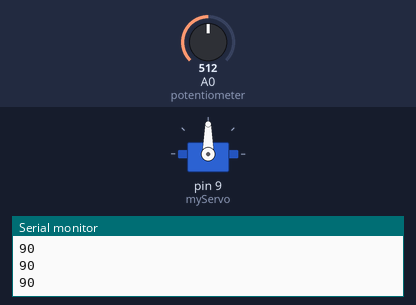
A sketch run on a simulated Arduino Uno, built with avr-gcc and run on an emulated ATmega328P. Parts: servo, the last lines printed to the serial monitor. The test bench sets the inputs (shaded band); at power-on: A0 (potentiometer) = 512.

Above: at 1.3 s.
1.4 s: A0 (potentiometer) set to 716
At 1.8 s:
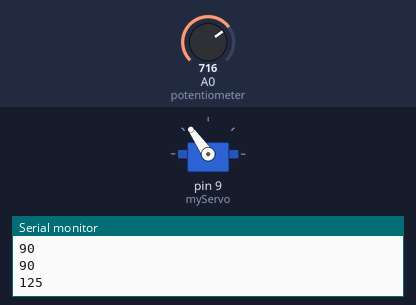
3.0 s: A0 (potentiometer) set to 900
At 4.2 s:
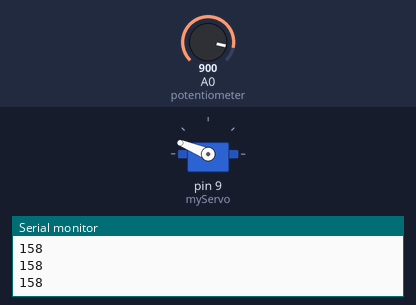
4.5 s: A0 (potentiometer) set to 1023
At 5.4 s:
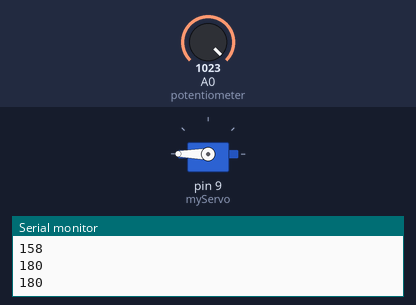
6.0 s: A0 (potentiometer) set to 306
At 6.6 s:
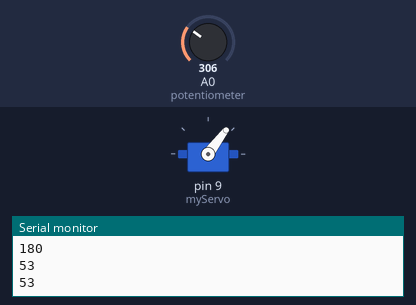
7.5 s: A0 (potentiometer) set to 122
At 7.8 s:
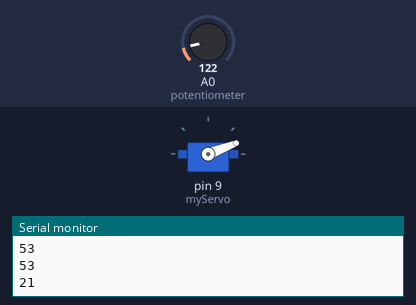
9.0 s: A0 (potentiometer) set to 0
At 10.2 s:
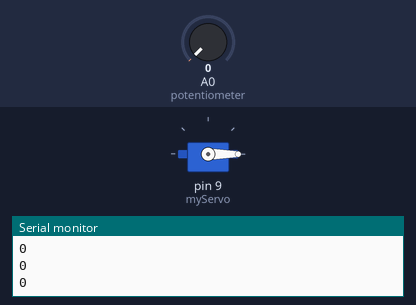
Timing chart, 0 to 11.5 s (numbered marks = the images above; inputs shaded):
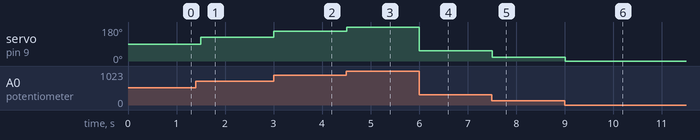

The sketch:

ServoWithPotentiometer.ino
```cpp
#include<Servo.h>

const int potentiometer = A0;
Servo myServo;

void setup() {
  myServo.attach(9);
  pinMode(potentiometer, INPUT);
  Serial.begin(9600);
}

void loop() {
  int pMeterValue = analogRead(potentiometer);
  int angle = map(pMeterValue, 0, 1023, 0, 180);
  myServo.write(angle);

  Serial.println(angle);
  delay(500);
}
```

Measured:
- after the input at 1.4 s, servo on pin 9 (myServo): 90° → 125° after 0.10 s
- after the input at 3.0 s, servo on pin 9 (myServo): 125° → 158° at once
- after the input at 4.5 s, servo on pin 9 (myServo): 158° → 180° at once
- after the input at 6.0 s, servo on pin 9 (myServo): 180° → 53° at once
- after the input at 7.5 s, servo on pin 9 (myServo): 53° → 21° at once
- after the input at 9.0 s, servo on pin 9 (myServo): 21° → 0° at once
